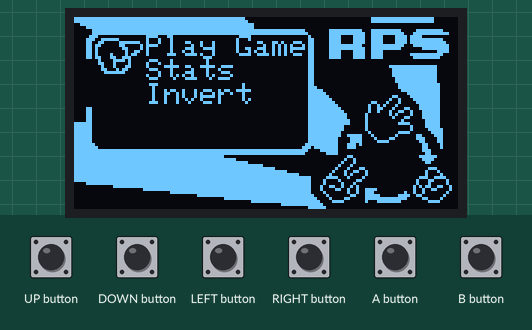
Recording of a sketch running on a simulated Arduboy, built with avr-gcc and run on an emulated ATmega32U4. On the bench: 128×64 one-colour display. Inputs (shaded band) come from the test bench. Random numbers use the default seed unless the sketch sets one.

Above: at 1.2 s.
1.3 s: A button pressed for 0.15 s
At 2.6 s:
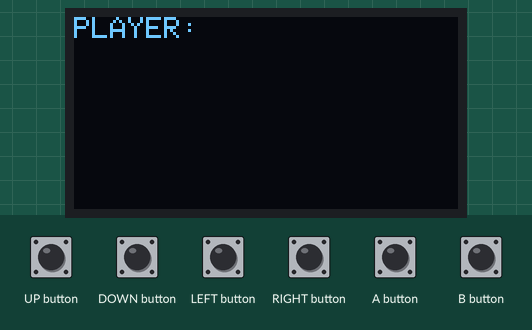
2.9 s: UP button pressed for 0.15 s
At 3.3 s:
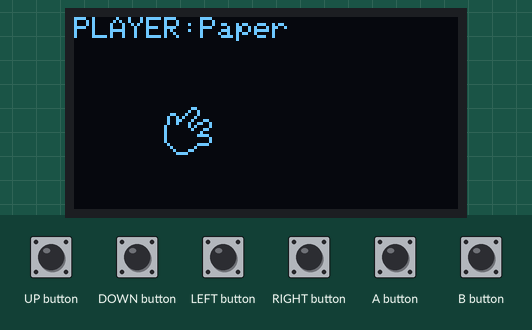
4.5 s: LEFT button pressed for 0.15 s
At 5.4 s:
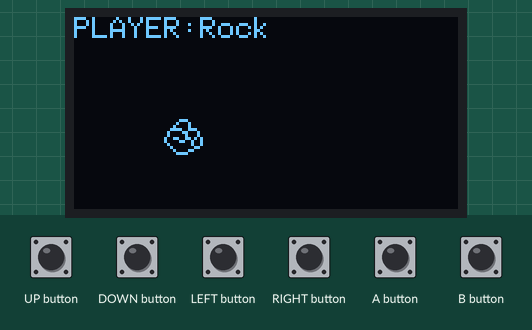
6.1 s: RIGHT button pressed for 0.15 s
At 7.3 s:
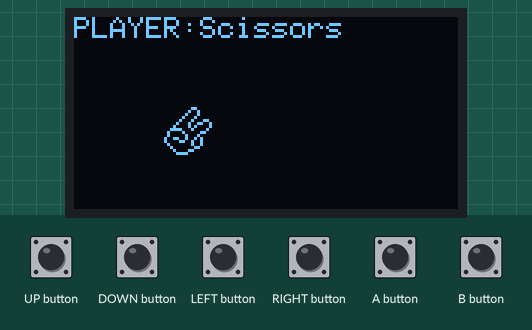
7.7 s: B button pressed for 0.15 s
At 8.8 s:
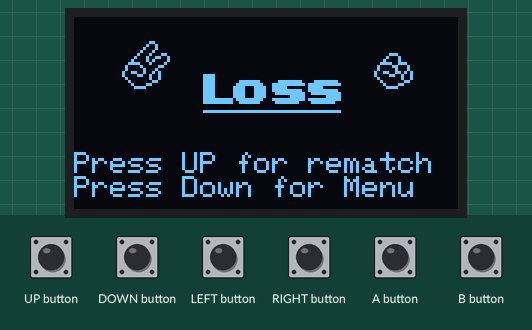
9.3 s: DOWN button pressed for 1 s
At 11.1 s:
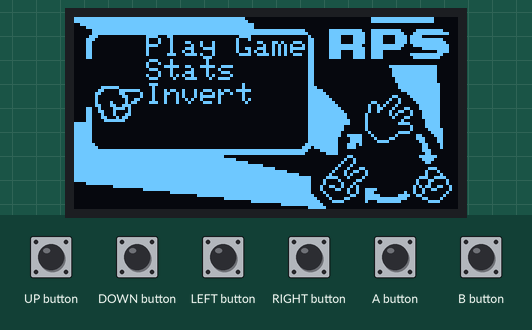
Timing chart, 0 to 12.6 s (numbered marks = the images above; inputs shaded):
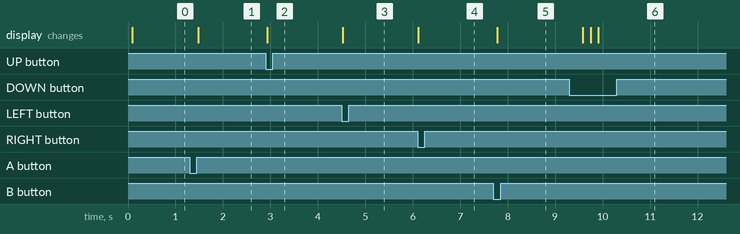

The sketch:

RPS.ino
```cpp
/*
 * RPS Demo
 * July 4, 2016
 * Code by Dan Lungaro
 * Graphics by L. Torrecilla
 */
#include "Arduboy.h"
#include "Gfx.h"
#include "globals.h"

Arduboy arduboy;

void setup() {
  // put your setup code here, to run once:

  arduboy.begin();
  arduboy.setFrameRate(15);
  arduboy.initRandomSeed();

  x = 0;
  y = 0;

}

void loop() {
  // put your main code here, to run repeatedly:
  if (!(arduboy.nextFrame())) return;
  //x = 0, y = 0;
  arduboy.clear();

  if(GAME_STATE == MAIN_MENU)
  {

    doMenu();
  }

  else if(GAME_STATE == MATCH)
  {

    doMatch();
  }

  else if(GAME_STATE == END_MATCH)
  {
    x = 0,y = 45;
    arduboy.setCursor(x,y);
    endMatch();
  }
  else if(GAME_STATE == STATS)
  {
    doStats();
  }

  arduboy.setCursor(x,y);
  arduboy.invert(invertGFX);
  arduboy.display();
}

void doMatch()
{
  if (arduboy.pressed(LEFT_BUTTON))
  {
    curChoice = ROCK;
  }
  if (arduboy.pressed(UP_BUTTON))
  {
    curChoice = PAPER;
  }
  if (arduboy.pressed(RIGHT_BUTTON))
  {
    curChoice = SCISSORS;
  }
  arduboy.print("PLAYER:");
  printMove(curChoice);
  drawHand(30,30,curChoice);

  if((arduboy.pressed(A_BUTTON) || arduboy.pressed(B_BUTTON)) && (curChoice != 0))
  {
    beep();
    getEnemyChoice();
    GAME_STATE = END_MATCH;
  }

}

void endMatch()
{
  //arduboy.print("PLAYER:");
  //printMove(curChoice);
  //arduboy.print("ENEMY:");
  //printMove(enemyChoice);

  matchResult = (curChoice - enemyChoice + 3) % 3;
  if(matchResult == 0)
    tieMatch();
  if(matchResult == 1)
    winMatch();
  if(matchResult == 2)
    lossMatch();

  drawHand(16,8,curChoice);
  drawHand(100,8,enemyChoice);
  //arduboy.setCursor(0,y);
  arduboy.println("Press UP for rematch\nPress Down for Menu");

  if(arduboy.pressed(UP_BUTTON))
  {
    y = 0;
    addScore();
    GAME_STATE = MATCH;
    delay(125);
  }
  if(arduboy.pressed(DOWN_BUTTON))
  {
    y = 0;
    addScore();
    GAME_STATE = MAIN_MENU;
    delay(125);
  }
}
void addScore()
{
  if (winBool)
    win++;
  else if(lossBool)
    loss++;
  else if(tieBool)
    tie++;
  winBool = false;
  lossBool = false;
  tieBool = false;
  curChoice = 0;
  enemyChoice = 0;
}
void tieMatch()
{
  tieBool = true;
  arduboy.drawBitmap(42,8,tieGfx,48,24,WHITE);
  //arduboy.println("It's a tie!");
}
void winMatch()
{
  winBool = true;
  arduboy.drawBitmap(42,8,winGfx,48,24,WHITE);
  //arduboy.println("It's a win!");
}
void lossMatch()
{
  lossBool = true;
  arduboy.drawBitmap(42,8,lossGfx,48,24,WHITE);
  //arduboy.println("It's a loss...");
}
void printMove(byte moveChoice)
{
  switch(moveChoice)
  {
    case ROCK:
      arduboy.println("Rock");
      break;
    case PAPER:
      arduboy.println("Paper");
      break;
    case SCISSORS:
      arduboy.println("Scissors");
      break;
  }
}
void getEnemyChoice()
{
  enemyChoice = random(1,4);
}

void doMenu()
{
  x = 12,y = 6;
  arduboy.setCursor(x,y);
  arduboy.drawBitmap(0,0,menuGfx,128,64,WHITE);
  if(menuChoice == MAIN_MENU_PLAY)
  {

    arduboy.println("  Play Game");
    arduboy.println("    Stats");
    arduboy.println("    Invert");
    arduboy.drawBitmap(7,5,menuSelectorGfx,16,16,WHITE);
  }
  if(menuChoice == MAIN_MENU_STATS)
  {
    arduboy.println("  Play Game");
    arduboy.println("    Stats");
    arduboy.println("    Invert");
    arduboy.drawBitmap(7,13,menuSelectorGfx,16,16,WHITE);

  }
  if(menuChoice == MAIN_MENU_INVERT)
  {
    arduboy.println("  Play Game");
    arduboy.println("    Stats");
    arduboy.println("    Invert");
    arduboy.drawBitmap(7,21,menuSelectorGfx,16,16,WHITE);
  }

  if(arduboy.pressed(DOWN_BUTTON))
  {
    if(menuChoice >= 2){
      //do nothing
      }
    else{
      menuChoice++;}
    delay(125);
  }
  if(arduboy.pressed(UP_BUTTON))
  {
    if(menuChoice <= 0){
      //do nothing
      }
    else{
      menuChoice--;
    }
    delay(125);
  }


  curChoice = 0;
  enemyChoice = 0;
  if (arduboy.pressed(A_BUTTON) || arduboy.pressed(B_BUTTON))
  {
    beep();
    switch (menuChoice)
    {
      case (MAIN_MENU_PLAY):
      {
        GAME_STATE = MATCH;
        break;
      }
      case (MAIN_MENU_STATS):
      {
        GAME_STATE = STATS;
        break;
      }
      case (MAIN_MENU_INVERT):
      {
        invertGFX = !invertGFX;
        GAME_STATE = MAIN_MENU;
        break;
      }
      default:
        break;
    }
    //menuChoice = MAIN_MENU_PLAY;
    delay(125);
  }
}

void doStats()
{
  arduboy.println("\tSTATS\n----------");
  arduboy.print("Win(s):");
  arduboy.println(win);
  arduboy.print("Loss(es):");
  arduboy.println(loss);
  arduboy.print("Tie(s):");
  arduboy.println(tie);
  arduboy.println("Press UP for Menu...");
  if (arduboy.pressed(UP_BUTTON))
    GAME_STATE = MAIN_MENU;

}

void drawHand(byte x,byte y,byte hand)
{
  switch (hand)
  {
    case (ROCK):
    {
      arduboy.drawBitmap(x,y,rockGfx,16,16,WHITE);
      break;
    }
    case (PAPER):
    {
      arduboy.drawBitmap(x,y,paperGfx,16,16,WHITE);
      break;
    }
    case (SCISSORS):
    {
      arduboy.drawBitmap(x,y,scissorsGfx,16,16,WHITE);
      break;
    }
    default:
     break;
  }
}

void beep()
{
  arduboy.tunes.tone(440,100);
}
```

globals.h
```cpp
#define ROCK 1
#define PAPER 2
#define SCISSORS 3

#define MAIN_MENU 0
#define STATS 1
#define MATCH 2
#define END_MATCH 3


#define MAIN_MENU_PLAY 0
#define MAIN_MENU_STATS 1
#define MAIN_MENU_INVERT 2

byte x,y;
byte curChoice = 0;
byte enemyChoice = 0;
byte win = 0,loss = 0,tie = 0;
byte matchResult;
bool winBool = false,lossBool = false, tieBool = false;
byte menuChoice = MAIN_MENU_PLAY;
byte GAME_STATE = 0;
bool invertGFX = false;
```

Source omitted: Gfx.h (data table, 9915 bytes)

Measured:
- after the input at 1.3 s, the display: changes after 0.18 s (image 1)
- after the input at 2.9 s, the display: changes at once (image 2)
- after the input at 4.5 s, the display: changes at once (image 3)
- after the input at 6.1 s, the display: changes at once (image 4)
- after the input at 7.7 s, the display: changes after 0.08 s (image 5)
- after the input at 9.3 s, the display: first changes after 0.28 s (image 6 shows a later state)
